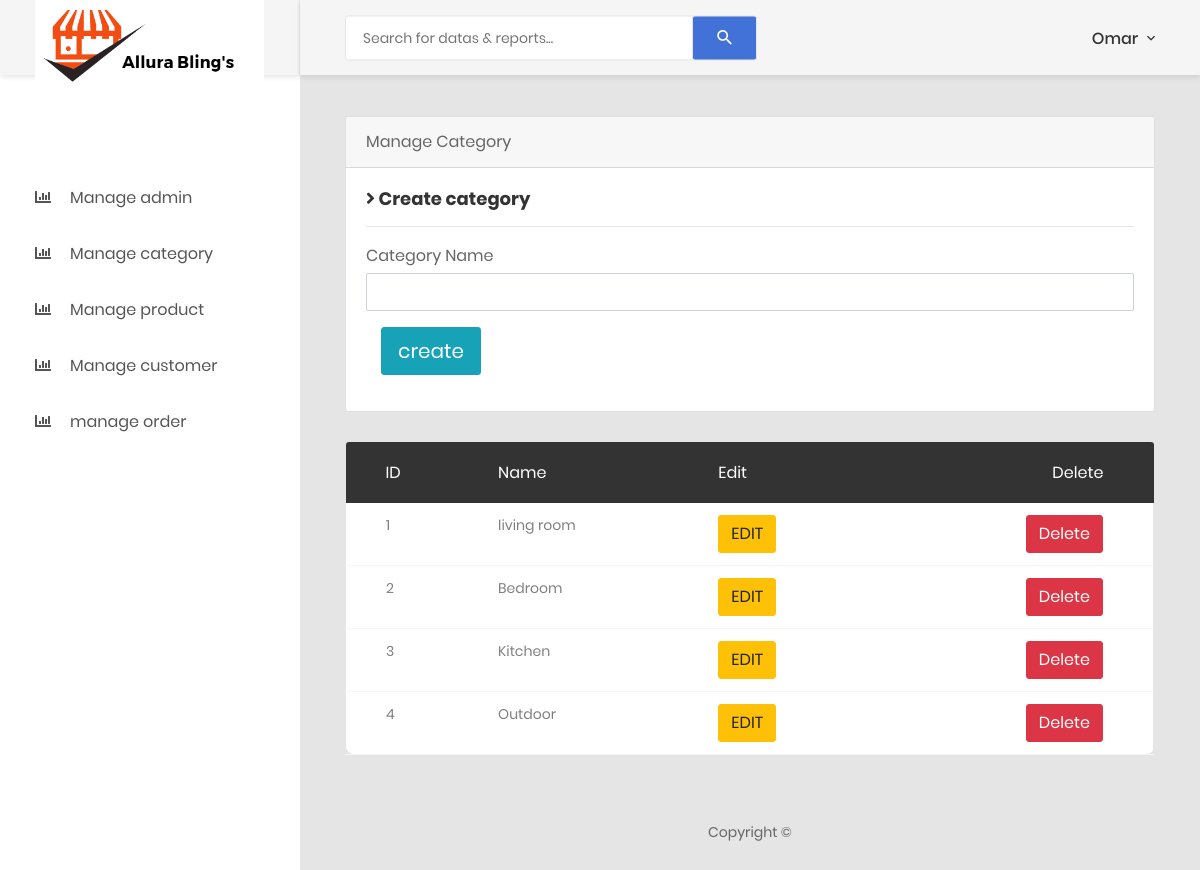
Screenshot of /admin/manage_category.php (signed in) with the database file from the repository.
### tables this page shows
CREATE TABLE IF NOT EXISTS `category` (
`cat_id` int(11) NOT NULL,
  `cat_name` varchar(100) NOT NULL
);

### admin/manage_category.php (the view, shortened to what this page needs)
<?php
include_once('includes/header.php');
require('includes/connection.php');
  ?>
            <div class="main-content">
                <div class="section__content section__content--p30">
                    <div class="container-fluid">
                        <div class="row">
                            <div class="col-lg-12">
                                <div class="card">
                                    <div class="card-header">Manage Category</div>
                                    <div class="card-body">
                                        <div class="card-title">
                                          <?php
                                             if (isset($_GET['id'])) {
                                              echo "<h4><i class='fa fa-angle-right'></i> Edit category</h4>";}
                                               elseif (!isset($_GET['id'])) {echo "<h4><i class='fa fa-angle-right'></i> Create category</h4>";}
            ?>
                                        </div>
                                        <hr>
                                        <form action="" method="post" >
                                            <div class="form-group ">
                                                <label for="cc-number" class="control-label mb-1">Category Name</label>
                                                <input id="cc-number" name="name" type="text" class="form-control cc-number identified visa" value="<?php if (isset($_GET['id'])) { echo $category['cat_name'];} ?>" >
                                            </div>
                                           <div class="form-group">
                    <div class="col-lg-offset-2 col-lg-10">
                        <?php
                        if (isset($_GET['id'])) {
                          echo "<input id='payment-button' type= 'submit' name= 'submit1' class='btn btn-lg btn-info'  value='edit'>
                            </input>";
                        }
                         else if (!isset($_GET['id'])) {
                          echo "<input type= 'submit'  name= 'submit' class='btn btn-lg btn-info'  value='create'>
                            </input>";
                        }
                        ?>
                    </div>
                  </div>
                                        </form>
                                    </div>
                                </div>
                            </div>
                            </div>
                                <div class="table-responsive m-b-40">
                                    <table class="table table-borderless table-data3">
                                        <thead>
                                            <tr>
                                                <th>ID</th>
                                                <th>Name</th>
                                                <th>Edit</th>
                                                <th>Delete</th>
                                            </tr>
                                        </thead>
                                        <tbody>
                                            <?php
                                          $query = "SELECT * from category";
                                          $result = mysqli_query($conn , $query);
                                         while($cat = mysqli_fetch_assoc($result)){
                                         echo '<tr>';
                                         echo "<td>{$cat['cat_id']}</td>";
                                         echo "<td>{$cat['cat_name']}</td>";
                                         echo "<td><a href='manage_category.php?id={$cat['cat_id']}'
                                           class='btn btn-warning'> EDIT </a ></td>";
                                           echo "<td><a href='manage_category.php?id1={$cat['cat_id']}'
                                           class='btn btn-danger'> Delete </a ></td>";
                                         echo "</tr>";
                                          }
                                         ?>
                                        </tbody>
                                    </table>
                                </div>
                        </div>
                    </div>
                </div>
<?php include_once('includes/footer.php') ?>
<!DOCTYPE html>
<html lang="en">
<head>
</head>
</html>

### admin/includes/header.php (shortened to what this page needs)
<?php
require('includes/connection.php');
if (!isset($_SESSION['id'])) {
  header("location: login.php");
  $user = "";
}
else {
  $user = $_SESSION['id'];
 $query= "SELECT * FROM admin ";
$result = mysqli_query($conn,$query);
    while($admin = mysqli_fetch_assoc($result)){
      $user = $admin['admin_id'];
    }
}
?>
    <link href="css/font-face.css" rel="stylesheet" media="all">
    <link href="vendor/font-awesome-4.7/css/font-awesome.min.css" rel="stylesheet" media="all">
    <link href="vendor/font-awesome-5/css/fontawesome-all.min.css" rel="stylesheet" media="all">
    <link href="vendor/mdi-font/css/material-design-iconic-font.min.css" rel="stylesheet" media="all">
    <link href="vendor/bootstrap-4.1/bootstrap.min.css" rel="stylesheet" media="all">
    <link href="vendor/animsition/animsition.min.css" rel="stylesheet" media="all">
    <link href="vendor/bootstrap-progressbar/bootstrap-progressbar-3.3.4.min.css" rel="stylesheet" media="all">
    <link href="vendor/wow/animate.css" rel="stylesheet" media="all">
    <link href="vendor/css-hamburgers/hamburgers.min.css" rel="stylesheet" media="all">
    <link href="vendor/slick/slick.css" rel="stylesheet" media="all">
    <link href="vendor/select2/select2.min.css" rel="stylesheet" media="all">
    <link href="vendor/perfect-scrollbar/perfect-scrollbar.css" rel="stylesheet" media="all">
    <link href="css/theme.css" rel="stylesheet" media="all">
</head>
<body class="animsition">
    <div class="page-wrapper">
        <aside class="menu-sidebar d-none d-lg-block">
            <div class="logo">
                <a href="index.php">
                    <img src="images/logo.png" alt="allura" />
                </a>
            </div>
            <div class="menu-sidebar__content js-scrollbar1">
                <nav class="navbar-sidebar">
                    <ul class="list-unstyled navbar__list">
                        <li class="active has-sub">
                            <a class="js-arrow" href="#">
                        <li>
                            <a href="manage_admin.php">
                                <i class="fas fa-chart-bar"></i>Manage admin</a>
                        </li>
                         <li>
                            <a href="manage_category.php">
                                <i class="fas fa-chart-bar"></i>Manage category</a>
                        </li>
                        <li>
                            <a href="manage_product.php">
                                <i class="fas fa-chart-bar"></i>Manage product</a>
                        </li>
                        <li>
                            <a href="manage_customer.php">
                                <i class="fas fa-chart-bar"></i>Manage customer</a>
                        </li>
                         <li>
                           <a href="manage_order.php">
                                <i class="fas fa-chart-bar"></i>manage order</a>
                        </li>
                    </ul>
                </nav>
            </div>
        </aside>
        <div class="page-container">
            <header class="header-desktop">
                <div class="section__content section__content--p30">
                    <div class="container-fluid">
                        <div class="header-wrap">
                            <form class="form-header" action="" method="POST">
                                <input class="au-input au-input--xl" type="text" name="search" placeholder="Search for datas &amp; reports..." />
                                <button class="au-btn--submit" type="submit">
                                    <i class="zmdi zmdi-search"></i>
                                </button>
                            </form>
                            <div class="header-button">
                                <div class="account-wrap">
                                    <div class="account-item clearfix js-item-menu">
                                        <div class="content">
                                            <a class="js-acc-btn" href="#"> <?php
          if($user!=""){
            $query = "SELECT * FROM admin WHERE admin_id = {$_SESSION['id']}";
                  $result = mysqli_query($conn,$query);
                while($admin = mysqli_fetch_assoc($result)){
                   echo $admin['admin_name'];}
                  echo " </h5>";}
          ?></a>
                                        </div>
                                    </div>
                                </div>
                            </div>
                        </div>
                    </div>
                </div>
            </header>

### rows the page displays
category: cat_id "1", cat_name "living room"
category: cat_id "2", cat_name "Bedroom"
category: cat_id "3", cat_name "Kitchen"
category: cat_id "4", cat_name "Outdoor"

### other values shown
$admin['admin_name'] "Omar"
